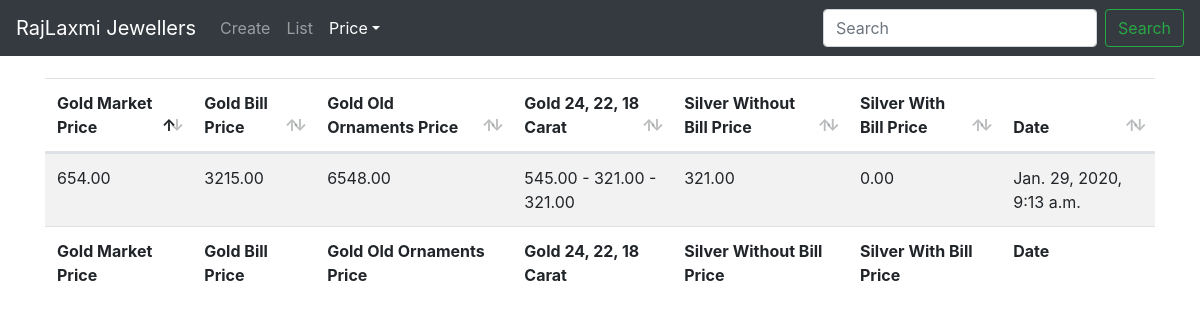
/price/detail/1/, run on the app's committed database.
### price/models.py (models this page shows, shortened)
class Price(models.Model):
	gold_market_price = models.DecimalField(max_digits=21, decimal_places=2)
	gold_bill_price = models.DecimalField(max_digits=21, decimal_places=2)
	gold_old_ornaments_price = models.DecimalField(max_digits=21, decimal_places=2)
	gold_24_carat = models.DecimalField(max_digits=21, decimal_places=2)
	gold_22_carat = models.DecimalField(max_digits=21, decimal_places=2)
	gold_18_carat = models.DecimalField(max_digits=21, decimal_places=2)
	silver_without_bill_price = models.DecimalField(max_digits=21, decimal_places=2)
	silver_with_bill_price = models.DecimalField(null=True, blank=True,
												max_digits=21, decimal_places=2,
												default=0.00)
	date_added = models.DateTimeField(auto_now_add=True)

### price/views.py (the view)
# urls.py: path("detail/<int:pk>/", DetailPriceView.as_view(), name="price-detail"),
class DetailPriceView(DetailView):
	model = Price

### price/templates/price/price_detail.html (shortened to what this page needs)
{% extends "base.html" %}
{% block content %}
<table id="price_table" class="table table-hover table-striped" style="width:100%">
	<thead>
		<tr>
			<th>Gold Market Price</th>
			<th>Gold Bill Price</th>
			<th>Gold Old Ornaments Price</th>
			<th>Gold 24, 22, 18 Carat</th>
			<th>Silver Without Bill Price</th>
			<th>Silver With Bill Price</th>
			<th>Date</th>
		</tr>
	</thead>
	<tbody>
		<tr>
			<td>{{ object.gold_market_price }}</td>
			<td>{{ object.gold_bill_price }}</td>
			<td>{{ object.gold_old_ornaments_price }}</td>
			<td>
			{{ object.gold_24_carat }} -
			{{ object.gold_22_carat }} -
			{{ object.gold_18_carat }}
			</td>
			<td>{{ object.silver_without_bill_price }}</td>
			<td>{{ object.silver_with_bill_price }}</td>
			<td>{{ object.date_added }}</td>
		</tr>
	</tbody>
	<tfoot>
		<tr>
			<th>Gold Market Price</th>
			<th>Gold Bill Price</th>
			<th>Gold Old Ornaments Price</th>
			<th>Gold 24, 22, 18 Carat</th>
			<th>Silver Without Bill Price</th>
			<th>Silver With Bill Price</th>
			<th>Date</th>
		</tr>
	</tfoot>
</table>
{% endblock content %}

### data on the page
Price: gold_market_price "654.00", gold_bill_price "3215.00", gold_old_ornaments_price "6548.00", gold_24_carat "545.00", gold_22_carat "321.00", gold_18_carat "321.00", silver_without_bill_price "321.00", silver_with_bill_price "0.00", date_added "Jan. 29, 2020, 9:13 a.m."
